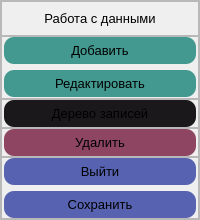
                      <widget class="QWidget" name="tab_7">
                       <attribute name="title">
                        <string>Tab 1</string>
                       </attribute>
                       <layout class="QVBoxLayout" name="verticalLayout_16">
                        <property name="spacing">
                         <number>0</number>
                        </property>
                        <property name="leftMargin">
                         <number>0</number>
                        </property>
                        <property name="topMargin">
                         <number>0</number>
                        </property>
                        <property name="rightMargin">
                         <number>0</number>
                        </property>
                        <property name="bottomMargin">
                         <number>0</number>
                        </property>
                        <item>
                         <widget class="QFrame" name="frame_10">
                          <property name="frameShape">
                           <enum>QFrame::Shape::StyledPanel</enum>
                          </property>
                          <property name="frameShadow">
                           <enum>QFrame::Shadow::Raised</enum>
                          </property>
                          <layout class="QVBoxLayout" name="verticalLayout_14">
                           <property name="spacing">
                            <number>0</number>
                           </property>
                           <property name="leftMargin">
                            <number>0</number>
                           </property>
                           <property name="topMargin">
                            <number>0</number>
                           </property>
                           <property name="rightMargin">
                            <number>0</number>
                           </property>
                           <property name="bottomMargin">
                            <number>0</number>
                           </property>
                           <item>
                            <widget class="QFrame" name="frame_22">
                             <property name="frameShape">
                              <enum>QFrame::Shape::StyledPanel</enum>
                             </property>
                             <property name="frameShadow">
                              <enum>QFrame::Shadow::Raised</enum>
                             </property>
                             <layout class="QHBoxLayout" name="horizontalLayout_13">
                              <item>
                               <widget class="QLabel" name="label_3">
                                <property name="font">
                                 <font>
                                  <family>Arial</family>
                                  <pointsize>10</pointsize>
                                 </font>
                                </property>
                                <property name="text">
                                 <string>Работа с данными</string>
                                </property>
                                <property name="alignment">
                                 <set>Qt::AlignmentFlag::AlignCenter</set>
                                </property>
                               </widget>
                              </item>
                             </layout>
                            </widget>
                           </item>
                           <item>
                            <widget class="QFrame" name="frame_16">
                             <property name="maximumSize">
                              <size>
                               <width>16777215</width>
                               <height>16777215</height>
                              </size>
                             </property>
                             <property name="frameShape">
                              <enum>QFrame::Shape::StyledPanel</enum>
                             </property>
                             <property name="frameShadow">
                              <enum>QFrame::Shadow::Raised</enum>
                             </property>
                             <layout class="QVBoxLayout" name="verticalLayout_17">
                              <property name="leftMargin">
                               <number>2</number>
                              </property>
                              <property name="topMargin">
                               <number>0</number>
                              </property>
                              <property name="rightMargin">
                               <number>2</number>
                              </property>
                              <property name="bottomMargin">
                               <number>1</number>
                              </property>
                              <item>
                               <widget class="QPushButton" name="pushButton_11">
                                <property name="font">
                                 <font>
                                  <family>Arial</family>
                                  <pointsize>10</pointsize>
                                 </font>
                                </property>
                                <property name="styleSheet">
                                 <string notr="true">padding:6px;
background-color:rgb(67, 153, 143);
border-radius:10px;</string>
                                </property>
                                <property name="text">
                                 <string>Добавить</string>
                                </property>
                               </widget>
                              </item>
                              <item>
                               <widget class="QPushButton" name="pushButton_12">
                                <property name="font">
                                 <font>
                                  <family>Arial</family>
                                  <pointsize>10</pointsize>
                                 </font>
                                </property>
                                <property name="styleSheet">
                                 <string notr="true">padding:6px;
background-color:rgb(67, 153, 143);
border-radius:10px;</string>
                                </property>
                                <property name="text">
                                 <string>Редактировать</string>
                                </property>
                               </widget>
                              </item>
                             </layout>
                            </widget>
                           </item>
                           <item>
                            <widget class="QFrame" name="frame_20">
                             <property name="frameShape">
                              <enum>QFrame::Shape::StyledPanel</enum>
                             </property>
                             <property name="frameShadow">
                              <enum>QFrame::Shadow::Raised</enum>
                             </property>
                             <layout class="QHBoxLayout" name="horizontalLayout_9">
                              <property name="spacing">
                               <number>0</number>
                              </property>
                              <property name="leftMargin">
                               <number>2</number>
                              </property>
                              <property name="topMargin">
                               <number>0</number>
                              </property>
                              <property name="rightMargin">
                               <number>2</number>
                              </property>
                              <property name="bottomMargin">
                               <number>0</number>
                              </property>
                              <item>
                               <widget class="QPushButton" name="pushButton_15">
                                <property name="font">
                                 <font>
                                  <family>Arial</family>
                                  <pointsize>10</pointsize>
                                 </font>
                                </property>
                                <property name="styleSheet">
                                 <string notr="true">padding:6px;
background-color:rgb(26, 24, 26);
border-radius:10px;</string>
                                </property>
                                <property name="text">
                                 <string>Дерево записей</string>
                                </property>
                               </widget>
                              </item>
                             </layout>
                            </widget>
                           </item>
                           <item>
                            <widget class="QFrame" name="frame_21">
                             <property name="frameShape">
                              <enum>QFrame::Shape::StyledPanel</enum>
                             </property>
                             <property name="frameShadow">
                              <enum>QFrame::Shadow::Raised</enum>
                             </property>
                             <layout class="QVBoxLayout" name="verticalLayout_15">
                              <property name="spacing">
                               <number>0</number>
                              </property>
                              <property name="leftMargin">
                               <number>2</number>
                              </property>
                              <property name="topMargin">
                               <number>0</number>
                              </property>
                              <property name="rightMargin">
                               <number>2</number>
                              </property>
                              <property name="bottomMargin">
                               <number>0</number>
                              </property>
                              <item>
                               <widget class="QPushButton" name="pushButton_13">
                                <property name="font">
                                 <font>
                                  <family>Arial</family>
                                  <pointsize>10</pointsize>
                                 </font>
                                </property>
                                <property name="styleSheet">
                                 <string notr="true">padding:6px;
background-color:rgb(141, 69, 98);
border-radius:10px;</string>
                                </property>
                                <property name="text">
                                 <string>Удалить</string>
                                </property>
                               </widget>
                              </item>
                             </layout>
                            </widget>
                           </item>
                           <item>
                            <widget class="QFrame" name="frame_23">
                             <property name="frameShape">
                              <enum>QFrame::Shape::StyledPanel</enum>
                             </property>
                             <property name="frameShadow">
                              <enum>QFrame::Shadow::Raised</enum>
                             </property>
                             <layout class="QVBoxLayout" name="verticalLayout_21">
                              <property name="leftMargin">
                               <number>2</number>
                              </property>
                              <property name="topMargin">
                               <number>0</number>
                              </property>
                              <property name="rightMargin">
                               <number>2</number>
                              </property>
                              <property name="bottomMargin">
                               <number>0</number>
                              </property>
                              <item>
                               <widget class="QPushButton" name="pushButton_14">
                                <property name="font">
                                 <font>
                                  <family>Arial</family>
                                  <pointsize>10</pointsize>
                                 </font>
                                </property>
                                <property name="styleSheet">
                                 <string notr="true">padding:6px;
background-color:rgb(87, 99, 177);
border-radius:10px;</string>
                                </property>
                                <property name="text">
                                 <string>Выйти</string>
                                </property>
                               </widget>
                              </item>
                              <item>
                               <widget class="QPushButton" name="pushButton_19">
                                <property name="font">
                                 <font>
                                  <family>Arial</family>
                                  <pointsize>10</pointsize>
                                 </font>
                                </property>
                                <property name="styleSheet">
                                 <string notr="true">padding:6px;
background-color:rgb(87, 99, 177);
border-radius:10px;</string>
                                </property>
                                <property name="text">
                                 <string>Сохранить</string>
                                </property>
                               </widget>
                              </item>
                             </layout>
                            </widget>
                           </item>
                          </layout>
                         </widget>
                        </item>
                       </layout>
                      </widget>
